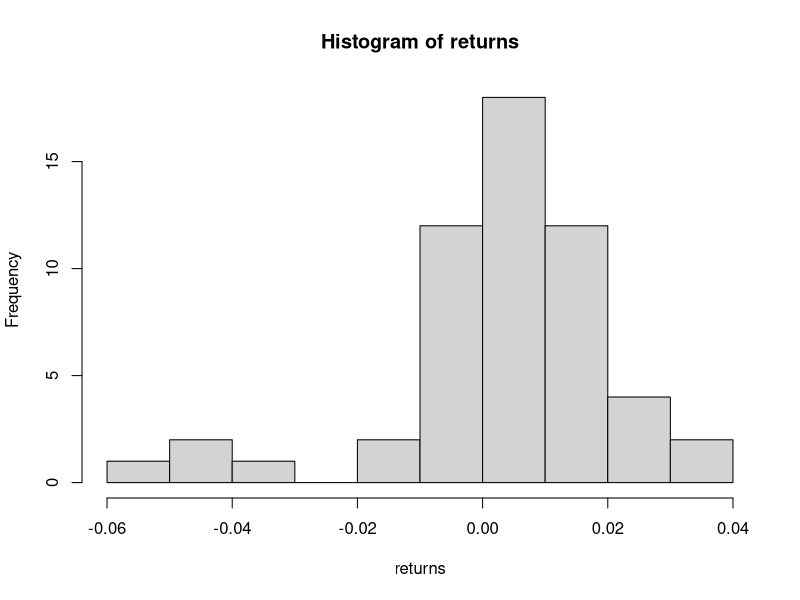

Recreate this plot in R.
# In R studio, go to Session -> Set Working
# Directory -> To Source File Location
data <- read.csv(file="data.csv", header=TRUE, sep=",")
open <- data$Open
adjclose <- data$Adj.Close
returns <- 1:length(adjclose)
for(i in 1:length(adjclose)) {
  returns[i] <- (adjclose[i] - open[i]) / adjclose[i]
}
returns
hist(returns)
stem(returns)
